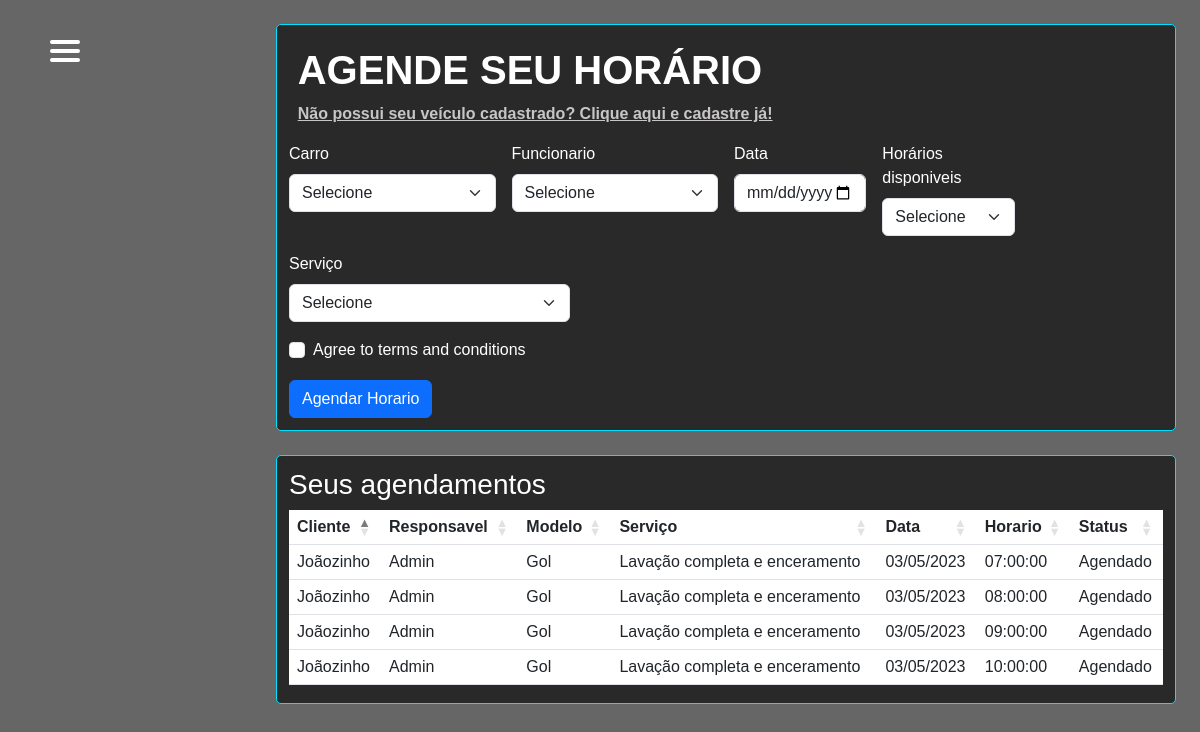
The page /view/agendamento.php (signed in) on the database as committed earlier.
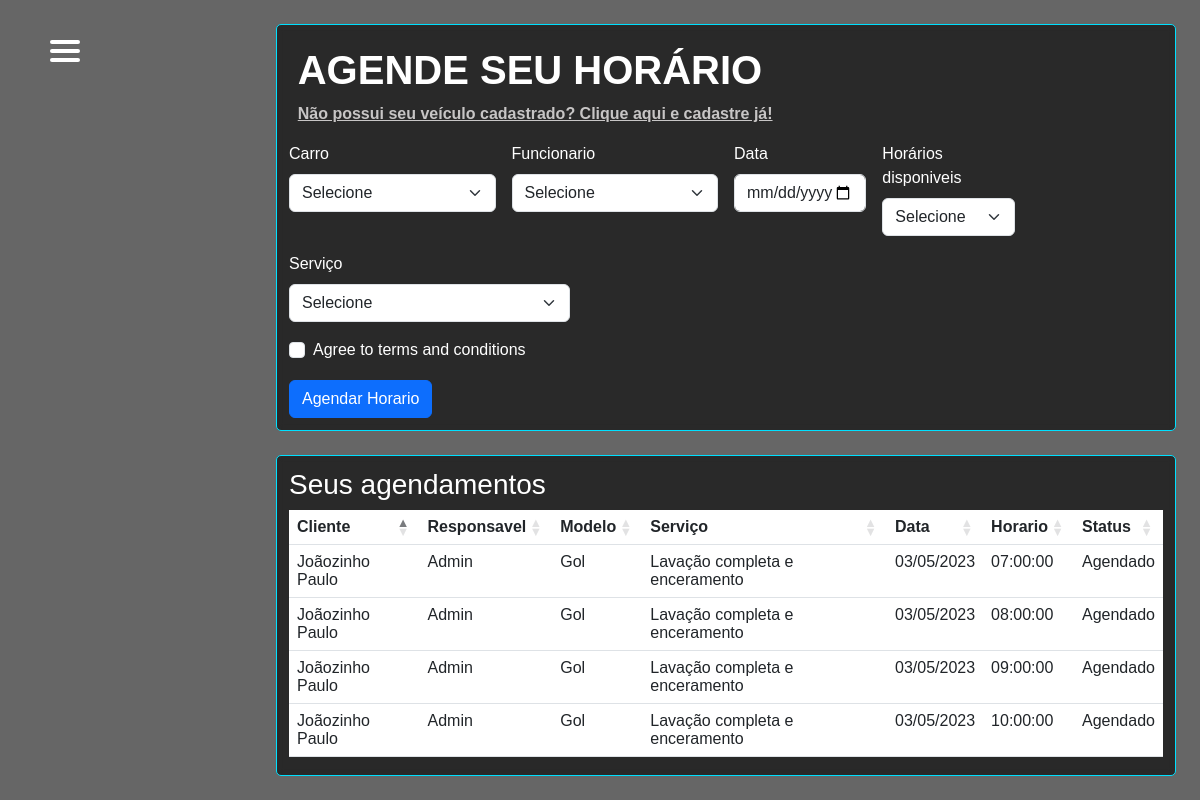
The same page on the database as committed later.
### tables this page shows
CREATE TABLE  agendamento(
id_agendamento int NOT NULL PRIMARY KEY AUTO_INCREMENT,
id_user int,
id_car int,
id_func int,
id_servico int,
data_agen date,
hora_disp time,
status int);

CREATE TABLE usuarios(
id_user int NOT NULL PRIMARY KEY AUTO_INCREMENT,
cpf varchar(15),
data_nasc date,
idade int,
username varchar(100),
email varchar(150),
pass_key varchar(200),
cellphone varchar(15),
telephone varchar(15),
address varchar(200),
number_home int (10),
complement varchar(200),
district varchar(100),
city varchar(100),
state varchar(2),
zip varchar(10), 
data_reg datetime,
sts int);

CREATE TABLE funcionarios(
id_func int NOT NULL PRIMARY KEY AUTO_INCREMENT,
nome_func varchar(255),
email varchar(100),
data_nasc date,
idade int,
cpf varchar(45),
funcao varchar(45),
salario decimal(10,2),
senha varchar(150),
cep varchar(20),
endereco varchar(100),
number_home varchar(20),
celular varchar(45),
telefone varchar(45),
bairro varchar(100),
cidade varchar(100),
estado varchar(2),
data_emissao date,
permissao int,
sts int);

CREATE TABLE carros(
id_car int NOT NULL PRIMARY KEY AUTO_INCREMENT,
id_user int,
modelo varchar (200),
marca varchar (100),
ano year,
tipo varchar(100),
porte varchar(100),
placa varchar(100),
CONSTRAINT fkcar FOREIGN KEY (id_user)
REFERENCES usuarios (id_user));

CREATE TABLE servicos(
id_servico int NOT NULL PRIMARY KEY AUTO_INCREMENT,
id_func int,
cod_serv int,
servico varchar (100),
valor decimal(10,2),
tempo_servico varchar(50),
CONSTRAINT fkserv FOREIGN KEY (id_func)
REFERENCES funcionarios (id_func));

### view/agendamento.php (the view, shortened to what this page needs)
<?php
    require_once '../config/conexao.php';
    require_once 'header.php';
?>
<div class="container-detail">
<h1 class='title'>AGENDE SEU HORÁRIO</h1>
<form class="row g-3 needs-validation" action="../config/cadastro_agendamento.php" method="POST" novalidate>
  <div class="register-link">
    <a href="cadastro_veiculo.php">Não possui seu veículo cadastrado? Clique aqui e cadastre já!</a>
  </div>
<div class="col-md-3">
    <label for="carro" class="form-label">Carro</label>
    <select class="form-select" id="carro" name="carro" required>
    <option selected disabled value="">Selecione</option>
    </select>
  </div>
  <div class="col-md-3">
    <label for="func" class="form-label">Funcionario</label>
    <select class="form-select" id="func" name="func" required>
    <option selected disabled value="">Selecione</option>
    </select>
  </div>
  <div class="col-md-2">
    <label for="data" class="form-label">Data</label>
    <input type="date" class="form-control" id="data" name="data" required>
  </div>
  <div class="col-md-2">
    <label for="hora" class="form-label">Horários disponiveis</label>
    <select class="form-select" id="hora" name="hora" required>
      <option selected disabled value="">Selecione</option>
    </select>
  </div>
  <div class="col-md-4">
    <label for="servico" class="form-label">Serviço</label>
    <select class="form-select" id="servico" name="servico" required>
    <option selected disabled value="">Selecione</option>
    </select>
  </div>
  <div class="col-12">
    <div class="form-check">
      <input class="form-check-input" type="checkbox" value="" id="invalidCheck" required>
      <label class="form-check-label" for="invalidCheck">
        Agree to terms and conditions
      </label>
    </div>
  </div>
  <div class="col-12">
    <button class="btn btn-primary" type="submit">Agendar Horario</button>
  </div>
</form>
</div>
<div class="container-detail-table">
<table id="table" class="table" style="width:100%; color: white;">
    <thead>
      <tr>
      <th>Cliente</th>
                <th>Responsavel</th>
                <th>Modelo</th>
                <th>Serviço</th>
                <th>Data</th>
                <th>Horario</th>
                <th>Status</th>
      </tr>
    </thead>
    <tbody>
    <?php
            $sql = 'SELECT id_agendamento, u.username, f.nome_func,
            c.modelo, s.servico, a.data_agen, hora_disp, a.status FROM agendamento AS a
            INNER JOIN funcionarios AS f ON a.id_func = f.id_func
            INNER JOIN usuarios AS u ON a.id_user = u.id_user
            INNER JOIN servicos AS s ON a.id_servico = s.id_servico
            INNER JOIN carros AS c ON a.id_car = c.id_car
            WHERE status = 0';
            $result = mysqli_query($conn, $sql);
            while($ag = mysqli_fetch_array($result)){
                ?>
                <td><?php echo $ag[1];?></td>
                <td><?php echo $ag[2];?></td>
                <td><?php echo $ag[3];?></td>
                <td><?php echo $ag[4];?></td>
                <td><?php echo date('d/m/Y', strtotime($ag[5]));?></td>
                <td><?php echo $ag[6]; ?></td>
                <td>
                Agendado
                </td>
                <?php
            }
            ?>
    </tbody>
  </table>
</div>
</body>
</html>

Rows that differ between the two databases and show on the page:
changed through a linked row, agendamento (number 1 of 4 on the later page): id_user.username "Joãozinho" → "Joãozinho Paulo"
changed through a linked row, agendamento (number 2 of 4 on the later page): id_user.username "Joãozinho" → "Joãozinho Paulo"
changed through a linked row, agendamento (number 3 of 4 on the later page): id_user.username "Joãozinho" → "Joãozinho Paulo"
changed through a linked row, agendamento (number 4 of 4 on the later page): id_user.username "Joãozinho" → "Joãozinho Paulo"
